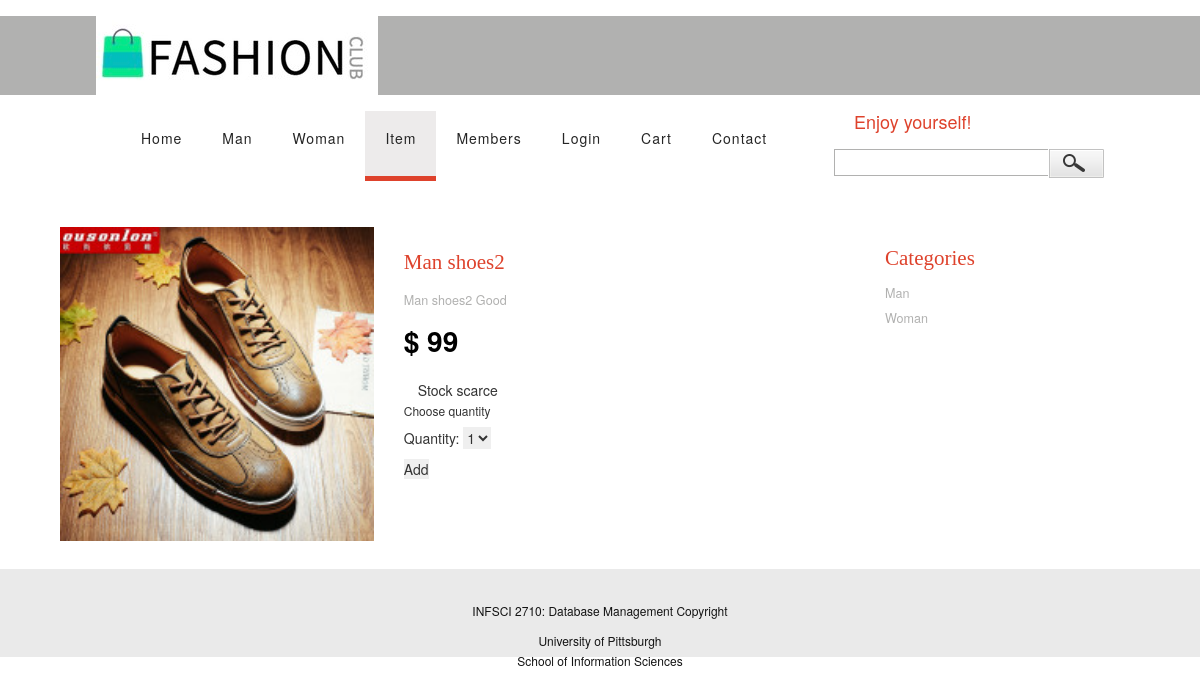
/BASIC_with MySQL and Mongo/Item.php?pid=2, run on the app's committed database.
### tables this page shows
CREATE TABLE `product` (
  `ID_Product` int(11) NOT NULL,
  `product_name` varchar(40) DEFAULT NULL,
  `inventory` int(11) DEFAULT NULL,
  `price` float DEFAULT NULL,
  `kind` varchar(40) DEFAULT NULL,
  `gender` varchar(30) NOT NULL,
  `description` varchar(1000) DEFAULT NULL,
  `image` varchar(1000) DEFAULT NULL,
  `ID_Store` int(11) DEFAULT NULL
);

### BASIC_with MySQL and Mongo/Item_select.php (the view, shortened to what this page needs)
<?php
            $product_id = $_GET['pid'];
            include_once("config.php");
            $sql = "SELECT * FROM Product where ID_Product = '$product_id'";
            $result = $conn->query($sql);
            while($row = $result->fetch_assoc()) {
                $pid = $row["ID_Product"];
                $pna = $row["product_name"];
                $ppr = $row["price"];
                $pim = $row["image"];
                $pin = $row["inventory"];
                $pde = $row["description"];
            }
            if ($pin > 10){
                $inventory = "In Stock";
            }elseif ($pin > 0 && $pin <= 10) {
                $inventory = "Stock scarce";
            }else{
                $inventory = "Unavailable";
            }
            echo  "<img src=".$pim." alt="."Item/></div></div></div><div class="."col-md-7 item-top-in><div class="."item-para simpleCart_shelfItem><h1>".$pna."</h1><p>".$pde."</p><label class="."add-to item_price price>$  ".$ppr."</label><div class="."star-on><div class="."inventory><span class="."inventories".">".$inventory."</span></div></div>";
            echo "<div class="."available.".">"."<h6>Choose quantity </h6><ul><li>Quantity: <select name="."qty"."><option value="."1".">1</option><option value="."2".">2</option><option value="."3".">3</option><option value="."4".">4</option><option value="."5".">5</option></select></li></ul></div>"."<input type="."hidden"." value=".$pid." name="."pid".">";
            if ($inventory == "Unavailable"){
                echo "<a href="."#"." "."class="."cart item_add".">This item is not available</a>";
            }else{
                echo "<input type="."submit"." value="."Add to Cart".">";
            }
?>

### BASIC_with MySQL and Mongo/Item.php (shortened to what this page needs)
<!DOCTYPE html  PUBLIC "-//W3C//DTD XHTML 1.0 Strict//EN"
        "http://www.w3.org/TR/xhtml1/DTD/xhtml1-strict.dtd">
<html xmlns="http://www.w3.org/1999/xhtml" xml:lang="en" lang="en">
<head>
    <link type="text/css" rel="stylesheet" href="css/bootstrap.css"/>
    <link type="text/css" rel="stylesheet" href="css/main.css"/>
</head>
<body>
<div class="main">
    <div class="header">
        <div class="right-bg"></div>
        <ul class="worp">
            <li class="logo"><img src="images/logo.jpg" alt="logo"/></li>
            <li class="right">
                <p class="hot">Enjoy yourself!</p>
                <form action="Product.php" method="POST">
                        <input type="text" id="txt" name="search" onfocus="inputOnfocus()" onblur="inputOnblur()"  style="color:Gray"/>
                        <input type="submit" value="" class="button" />
                    </form>
            </li>
        </ul>
    </div>
    <div class="con">
        <div class="worp">
            <div class="nav">
                <a href="index.php">Home</a>
                <a href="product.php?gender=male">Man</a>
                <a href="product.php?gender=female">Woman</a>
                <a href="Item.php?pid=1" class="a1">Item</a>
                <a href="orders.php">Members</a>
                <a href="login.php">Login</a>
                <a href="CheckOut.php">Cart</a>
                <a href="contact.php">Contact</a>
            </div>
        </div>
    </div>
    <div class="item">
        <div class="container">
            <div class="col-md-9">
                <div class="col-md-5 grid">
                    <div class="flexslider">
                        <div class="item_display">
                            <form action="AddtoCart.php" method="post">
                            <?php include_once("Item_select.php"); ?>
                    </div>
                </div>
            </div>
            <div class="col-md-3 product-bottom">
                <div class="rsidebar span_1_of_left">
                    <h3 class="cate">Categories</h3>
                    <ul class="menu-drop">
                        <li class="item1"><a href="#">Man</a>
                        </li>
                        <li class="item2"><a href="#">Woman</a>
                        </li>
                    </ul>
                </div>
            </div>
            <div class="clearfix"></div>
        </div>
    </div>
    <div class="foot">
        <div class="copy">
            <p>INFSCI 2710: Database Management Copyright</p>
            <p>University of Pittsburgh<br/>School of Information Sciences</p>
        </div>
    </div>
</div>
</body>
</html>

### BASIC_with MySQL and Mongo/css/main.css (style rules this page uses)
* { padding: 0; margin: 0; border: none; text-decoration: none; list-style: none; outline: none; }
.main { height: 100%; width: 100%; margin: 0 auto; }
.worp { width: 1008px; margin: 0 auto; }
.header { height:79px; width:100%; margin:16px auto 0; background: #b1b1b0; position:relative; }
.right-bg { float: right; margin-top: 8px; height: 71px; width: 50%; *width: 50%; _width: 100%; _margin-left: 50%; }
.logo { float: left; height: 79px; width: 312px; }
.right { float: right; height: 71px; width: 270px; margin-top: 8px; }
.hot { float: right; height: 24px; width: 250px; line-height: 24px; font-size: 18px; color: #de422c; position: relative; margin-top: 6px; }
#txt { float: left; height: 27px; width: 214px; font-size: 12px; line-height: 27px \9; color: #b1b1b0; border: 1px solid #b1b1b0; border-right: none; margin-top: 6px; }
.button { float: right; height: 29px; width: 55px; background: url(../images/search.gif) no-repeat; margin-top: 6px; cursor: pointer; }
.con { width: 100%; height: 104px; margin: 0 auto; }
.nav { display: inline; float: left; height: 75px; margin-top: 16px; margin-left: 25px; }
.nav a { display: inline; float: left; height: 70px; line-height: 55px; text-align: center; padding: 0 20px; font-size: 14px; color: #252525; letter-spacing: 1px; }
.a1 { background: #edebeb; border-bottom: 5px solid #de422c; }
.product-bottom { padding: 0; }
h3.cate { color: #de422c; font-size: 1.5em; font-family: "Apple Chancery"; }
.menu-drop { width: auto; height: auto; padding: 0; list-style: none; margin: 0.5em 0; }
.menu-drop > li > a { width: 100%; margin: 0.3em 0; display: inline-block; position: relative; color: #b1b1b0; font-size: 0.9em; text-decoration: none; }
.item { padding: 2em 0; }
.grid { float: left; }
.item_display img { width: 100%; float: left; }
.item-para h1 { font-size: 1.5em; color: #de422c; line-height: 1.5em; font-family: "Arial Rounded MT Bold"; }
.item-para p { font-size: 0.9em; color: #b1b1b0; line-height: 1.8em; }
.star-on { padding: 1em 0; }
.inventory { float: left; padding: 0 1em; }
label.add-to { display: block; font-size: 2em; color: #000; }
.foot { width: 100%; height: 88px; background: #eaeaea; margin: 0 auto; }
.copy { width: 1008px; text-align: center; padding-top: 32px; margin: 0 auto; }
.copy p { text-align: center; line-height: 20px; color: #131313; font-size: 12px; }

### data on the page
product: image (picture), product_name "Man shoes2", description "Man shoes2 Good", price "99", inventory "Stock scarce"
